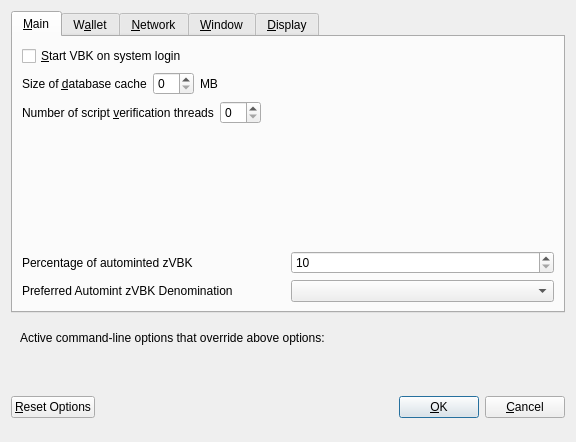
<?xml version="1.0" encoding="UTF-8"?>
<ui version="4.0">
 <class>OptionsDialog</class>
 <widget class="QDialog" name="OptionsDialog">
  <property name="geometry">
   <rect>
    <x>0</x>
    <y>0</y>
    <width>576</width>
    <height>442</height>
   </rect>
  </property>
  <property name="windowTitle">
   <string>Options</string>
  </property>
  <property name="modal">
   <bool>true</bool>
  </property>
  <layout class="QVBoxLayout" name="verticalLayout">
   <item>
    <widget class="QTabWidget" name="tabWidget">
     <property name="currentIndex">
      <number>0</number>
     </property>
     <widget class="QWidget" name="tabMain">
      <attribute name="title">
       <string>&amp;Main</string>
      </attribute>
      <layout class="QVBoxLayout" name="verticalLayout_Main">
       <item>
        <widget class="QCheckBox" name="bitcoinAtStartup">
         <property name="toolTip">
          <string>Automatically start VBK after logging in to the system.</string>
         </property>
         <property name="text">
          <string>&amp;Start VBK on system login</string>
         </property>
        </widget>
       </item>
       <item>
        <layout class="QHBoxLayout" name="horizontalLayout_2_Main">
         <item>
          <widget class="QLabel" name="databaseCacheLabel">
           <property name="text">
            <string>Size of &amp;database cache</string>
           </property>
           <property name="textFormat">
            <enum>Qt::PlainText</enum>
           </property>
           <property name="buddy">
            <cstring>databaseCache</cstring>
           </property>
          </widget>
         </item>
         <item>
          <widget class="QSpinBox" name="databaseCache"/>
         </item>
         <item>
          <widget class="QLabel" name="databaseCacheUnitLabel">
           <property name="text">
            <string>MB</string>
           </property>
           <property name="textFormat">
            <enum>Qt::PlainText</enum>
           </property>
          </widget>
         </item>
         <item>
          <spacer name="horizontalSpacer_2_Main">
           <property name="orientation">
            <enum>Qt::Horizontal</enum>
           </property>
           <property name="sizeHint" stdset="0">
            <size>
             <width>40</width>
             <height>20</height>
            </size>
           </property>
          </spacer>
         </item>
        </layout>
       </item>
       <item>
        <layout class="QHBoxLayout" name="horizontalLayout_3_Main">
         <item>
          <widget class="QLabel" name="threadsScriptVerifLabel">
           <property name="text">
            <string>Number of script &amp;verification threads</string>
           </property>
           <property name="textFormat">
            <enum>Qt::PlainText</enum>
           </property>
           <property name="buddy">
            <cstring>threadsScriptVerif</cstring>
           </property>
          </widget>
         </item>
         <item>
          <widget class="QSpinBox" name="threadsScriptVerif">
           <property name="toolTip">
            <string>(0 = auto, &lt;0 = leave that many cores free)</string>
           </property>
          </widget>
         </item>
         <item>
          <spacer name="horizontalSpacer_3_Main">
           <property name="orientation">
            <enum>Qt::Horizontal</enum>
           </property>
           <property name="sizeHint" stdset="0">
            <size>
             <width>40</width>
             <height>20</height>
            </size>
           </property>
          </spacer>
         </item>
        </layout>
       </item>
       <item>
        <spacer name="verticalSpacer_2">
         <property name="orientation">
          <enum>Qt::Vertical</enum>
         </property>
         <property name="sizeHint" stdset="0">
          <size>
           <width>20</width>
           <height>40</height>
          </size>
         </property>
        </spacer>
       </item>
       <item>
        <layout class="QHBoxLayout" name="horizontalLayout_3">
         <item>
          <widget class="QLabel" name="percentage_label">
           <property name="toolTip">
            <string>Percentage of incoming VBK which get automatically converted to zVBK via Zerocoin Protocol (min: 10%)</string>
           </property>
           <property name="text">
            <string>Percentage of autominted zVBK</string>
           </property>
          </widget>
         </item>
         <item>
          <widget class="QSpinBox" name="zeromintPercentage">
           <property name="minimum">
            <number>10</number>
           </property>
           <property name="maximum">
            <number>100</number>
           </property>
          </widget>
         </item>
        </layout>
       </item>
       <item>
        <layout class="QHBoxLayout" name="horizontalLayout" stretch="0,0">
         <property name="sizeConstraint">
          <enum>QLayout::SetFixedSize</enum>
         </property>
         <item>
          <widget class="QLabel" name="labelPreferredDenom">
           <property name="maximumSize">
            <size>
             <width>16777215</width>
             <height>16777215</height>
            </size>
           </property>
           <property name="toolTip">
            <string>Wait with automatic conversion to Zerocoin until enough VBK for this denomination is available</string>
           </property>
           <property name="text">
            <string>Preferred Automint zVBK Denomination</string>
           </property>
          </widget>
         </item>
         <item>
          <widget class="QComboBox" name="preferredDenom">
           <property name="maximumSize">
            <size>
             <width>16777215</width>
             <height>27</height>
            </size>
           </property>
           <property name="toolTip">
            <string>Wait with automatic conversion to Zerocoin until enough VBK for this denomination is available</string>
           </property>
           <property name="maxVisibleItems">
            <number>9</number>
           </property>
           <property name="maxCount">
            <number>9</number>
           </property>
          </widget>
         </item>
        </layout>
       </item>
      </layout>
     </widget>
     <widget class="QWidget" name="tabWallet">
      <attribute name="title">
       <string>W&amp;allet</string>
      </attribute>
      <layout class="QVBoxLayout" name="verticalLayout_Wallet">
       <item>
        <widget class="QGroupBox" name="groupBox">
         <property name="title">
          <string>Expert</string>
         </property>
         <layout class="QVBoxLayout" name="verticalLayout_2">
          <item>
           <widget class="QCheckBox" name="coinControlFeatures">
            <property name="toolTip">
             <string>Whether to show coin control features or not.</string>
            </property>
            <property name="text">
             <string>Enable coin &amp;control features</string>
            </property>
           </widget>
          </item>
          <item>
           <widget class="QCheckBox" name="showMasternodesTab">
            <property name="toolTip">
             <string>Show additional tab listing all your masternodes in first sub-tab&lt;br/&gt;and all masternodes on the network in second sub-tab.</string>
            </property>
            <property name="text">
             <string>Show Masternodes Tab</string>
            </property>
           </widget>
          </item>
          <item>
           <widget class="QCheckBox" name="spendZeroConfChange">
            <property name="toolTip">
             <string>If you disable the spending of unconfirmed change, the change from a transaction&lt;br/&gt;cannot be used until that transaction has at least one confirmation.&lt;br/&gt;This also affects how your balance is computed.</string>
            </property>
            <property name="text">
             <string>&amp;Spend unconfirmed change</string>
            </property>
           </widget>
          </item>
         </layout>
        </widget>
       </item>
       <item>
        <spacer name="verticalSpacer_Wallet">
         <property name="orientation">
          <enum>Qt::Vertical</enum>
         </property>
         <property name="sizeHint" stdset="0">
          <size>
           <width>20</width>
           <height>40</height>
          </size>
         </property>
        </spacer>
       </item>
      </layout>
     </widget>
     <widget class="QWidget" name="tabNetwork">
      <attribute name="title">
       <string>&amp;Network</string>
      </attribute>
      <layout class="QVBoxLayout" name="verticalLayout_Network">
       <item>
        <widget class="QCheckBox" name="mapPortUpnp">
         <property name="toolTip">
          <string>Automatically open the VBK client port on the router. This only works when your router supports UPnP and it is enabled.</string>
         </property>
         <property name="text">
          <string>Map port using &amp;UPnP</string>
         </property>
        </widget>
       </item>
       <item>
        <widget class="QCheckBox" name="allowIncoming">
         <property name="toolTip">
          <string>Accept connections from outside</string>
         </property>
         <property name="text">
          <string>Allow incoming connections</string>
         </property>
        </widget>
       </item>
       <item>
        <widget class="QCheckBox" name="connectSocks">
         <property name="toolTip">
          <string>Connect to the VBK network through a SOCKS5 proxy.</string>
         </property>
         <property name="text">
          <string>&amp;Connect through SOCKS5 proxy (default proxy):</string>
         </property>
        </widget>
       </item>
       <item>
        <layout class="QHBoxLayout" name="horizontalLayout_1_Network">
         <item>
          <widget class="QLabel" name="proxyIpLabel">
           <property name="text">
            <string>Proxy &amp;IP:</string>
           </property>
           <property name="textFormat">
            <enum>Qt::PlainText</enum>
           </property>
           <property name="buddy">
            <cstring>proxyIp</cstring>
           </property>
          </widget>
         </item>
         <item>
          <widget class="QValidatedLineEdit" name="proxyIp">
           <property name="minimumSize">
            <size>
             <width>140</width>
             <height>0</height>
            </size>
           </property>
           <property name="maximumSize">
            <size>
             <width>140</width>
             <height>16777215</height>
            </size>
           </property>
           <property name="toolTip">
            <string>IP address of the proxy (e.g. IPv4: 127.0.0.1 / IPv6: ::1)</string>
           </property>
          </widget>
         </item>
         <item>
          <widget class="QLabel" name="proxyPortLabel">
           <property name="text">
            <string>&amp;Port:</string>
           </property>
           <property name="textFormat">
            <enum>Qt::PlainText</enum>
           </property>
           <property name="buddy">
            <cstring>proxyPort</cstring>
           </property>
          </widget>
         </item>
         <item>
          <widget class="QLineEdit" name="proxyPort">
           <property name="minimumSize">
            <size>
             <width>55</width>
             <height>0</height>
            </size>
           </property>
           <property name="maximumSize">
            <size>
             <width>55</width>
             <height>16777215</height>
            </size>
           </property>
           <property name="toolTip">
            <string>Port of the proxy (e.g. 9050)</string>
           </property>
          </widget>
         </item>
         <item>
          <spacer name="horizontalSpacer_1_Network">
           <property name="orientation">
            <enum>Qt::Horizontal</enum>
           </property>
           <property name="sizeHint" stdset="0">
            <size>
             <width>40</width>
             <height>20</height>
            </size>
           </property>
          </spacer>
         </item>
        </layout>
       </item>
       <item>
        <spacer name="verticalSpacer_Network">
         <property name="orientation">
          <enum>Qt::Vertical</enum>
         </property>
         <property name="sizeHint" stdset="0">
          <size>
           <width>20</width>
           <height>40</height>
          </size>
         </property>
        </spacer>
       </item>
      </layout>
     </widget>
     <widget class="QWidget" name="tabWindow">
      <attribute name="title">
       <string>&amp;Window</string>
      </attribute>
      <layout class="QVBoxLayout" name="verticalLayout_Window">
       <item>
        <widget class="QCheckBox" name="minimizeToTray">
         <property name="toolTip">
          <string>Show only a tray icon after minimizing the window.</string>
         </property>
         <property name="text">
          <string>&amp;Minimize to the tray instead of the taskbar</string>
         </property>
        </widget>
       </item>
       <item>
        <widget class="QCheckBox" name="minimizeOnClose">
         <property name="toolTip">
          <string>Minimize instead of exit the application when the window is closed. When this option is enabled, the application will be closed only after selecting Quit in the menu.</string>
         </property>
         <property name="text">
          <string>M&amp;inimize on close</string>
         </property>
        </widget>
       </item>
       <item>
        <spacer name="verticalSpacer_Window">
         <property name="orientation">
          <enum>Qt::Vertical</enum>
         </property>
         <property name="sizeHint" stdset="0">
          <size>
           <width>20</width>
           <height>40</height>
          </size>
         </property>
        </spacer>
       </item>
      </layout>
     </widget>
     <widget class="QWidget" name="tabDisplay">
      <attribute name="title">
       <string>&amp;Display</string>
      </attribute>
      <layout class="QVBoxLayout" name="verticalLayout_Display">
       <item>
        <layout class="QHBoxLayout" name="horizontalLayout_1_Display">
         <item>
          <widget class="QLabel" name="langLabel">
           <property name="text">
            <string>User Interface &amp;language:</string>
           </property>
           <property name="textFormat">
            <enum>Qt::PlainText</enum>
           </property>
           <property name="buddy">
            <cstring>lang</cstring>
           </property>
          </widget>
         </item>
         <item>
          <widget class="QValueComboBox" name="lang">
           <property name="toolTip">
            <string>The user interface language can be set here. This setting will take effect after restarting VBK.</string>
           </property>
          </widget>
         </item>
        </layout>
       </item>
       <item>
        <widget class="QLabel" name="label_3">
         <property name="toolTip">
          <string notr="true"/>
         </property>
         <property name="statusTip">
          <string notr="true"/>
         </property>
         <property name="whatsThis">
          <string notr="true"/>
         </property>
         <property name="accessibleName">
          <string notr="true"/>
         </property>
         <property name="text">
          <string>Language missing or translation incomplete? Help contributing translations here:
https://www.transifex.com/VBK-project/VBK-project-translations</string>
         </property>
         <property name="wordWrap">
          <bool>true</bool>
         </property>
         <property name="openExternalLinks">
          <bool>true</bool>
         </property>
         <property name="textInteractionFlags">
          <set>Qt::TextBrowserInteraction</set>
         </property>
        </widget>
       </item>
       <item>
        <layout class="QHBoxLayout" name="horizontalLayout_4_Display" stretch="0,0">
         <item>
          <widget class="QLabel" name="themeLabel">
           <property name="text">
            <string>User Interface Theme:</string>
           </property>
          </widget>
         </item>
         <item>
          <widget class="QValueComboBox" name="theme"/>
         </item>
        </layout>
       </item>
       <item>
        <widget class="Line" name="line">
         <property name="orientation">
          <enum>Qt::Horizontal</enum>
         </property>
        </widget>
       </item>
       <item>
        <layout class="QHBoxLayout" name="horizontalLayout_2_Display">
         <item>
          <widget class="QLabel" name="unitLabel">
           <property name="text">
            <string>&amp;Unit to show amounts in:</string>
           </property>
           <property name="textFormat">
            <enum>Qt::PlainText</enum>
           </property>
           <property name="buddy">
            <cstring>unit</cstring>
           </property>
          </widget>
         </item>
         <item>
          <widget class="QValueComboBox" name="unit">
           <property name="toolTip">
            <string>Choose the default subdivision unit to show in the interface and when sending coins.</string>
           </property>
          </widget>
         </item>
        </layout>
       </item>
       <item>
        <layout class="QHBoxLayout" name="horizontalLayout_5_Display">
         <item>
          <widget class="QLabel" name="digitsLabel">
           <property name="text">
            <string>Decimal digits</string>
           </property>
          </widget>
         </item>
         <item>
          <widget class="QValueComboBox" name="digits"/>
         </item>
        </layout>
       </item>
       <item>
        <layout class="QHBoxLayout" name="horizontalLayout_3_Display">
         <item>
          <widget class="QLabel" name="thirdPartyTxUrlsLabel">
           <property name="toolTip">
            <string>Third party URLs (e.g. a block explorer) that appear in the transactions tab as context menu items. %s in the URL is replaced by transaction hash. Multiple URLs are separated by vertical bar |.</string>
           </property>
           <property name="text">
            <string>Third party transaction URLs</string>
           </property>
           <property name="buddy">
            <cstring>thirdPartyTxUrls</cstring>
           </property>
          </widget>
         </item>
         <item>
          <widget class="QLineEdit" name="thirdPartyTxUrls">
           <property name="toolTip">
            <string>Third party URLs (e.g. a block explorer) that appear in the transactions tab as context menu items. %s in the URL is replaced by transaction hash. Multiple URLs are separated by vertical bar |.</string>
           </property>
          </widget>
         </item>
        </layout>
       </item>
       <item>
        <spacer name="verticalSpacer">
         <property name="orientation">
          <enum>Qt::Vertical</enum>
         </property>
         <property name="sizeHint" stdset="0">
          <size>
           <width>20</width>
           <height>40</height>
          </size>
         </property>
        </spacer>
       </item>
      </layout>
     </widget>
    </widget>
   </item>
   <item>
    <widget class="QFrame" name="frame">
     <layout class="QVBoxLayout" name="verticalLayout_Bottom">
      <item>
       <layout class="QHBoxLayout" name="horizontalLayout_Bottom">
        <item>
         <widget class="QLabel" name="overriddenByCommandLineInfoLabel">
          <property name="text">
           <string>Active command-line options that override above options:</string>
          </property>
          <property name="textFormat">
           <enum>Qt::PlainText</enum>
          </property>
         </widget>
        </item>
        <item>
         <spacer name="horizontalSpacer_Bottom">
          <property name="orientation">
           <enum>Qt::Horizontal</enum>
          </property>
          <property name="sizeHint" stdset="0">
           <size>
            <width>40</width>
            <height>20</height>
           </size>
          </property>
         </spacer>
        </item>
       </layout>
      </item>
      <item>
       <widget class="QLabel" name="overriddenByCommandLineLabel">
        <property name="text">
         <string/>
        </property>
        <property name="textFormat">
         <enum>Qt::PlainText</enum>
        </property>
        <property name="wordWrap">
         <bool>true</bool>
        </property>
       </widget>
      </item>
     </layout>
    </widget>
   </item>
   <item>
    <layout class="QHBoxLayout" name="horizontalLayout_Buttons">
     <item>
      <widget class="QPushButton" name="resetButton">
       <property name="toolTip">
        <string>Reset all client options to default.</string>
       </property>
       <property name="text">
        <string>&amp;Reset Options</string>
       </property>
       <property name="autoDefault">
        <bool>false</bool>
       </property>
      </widget>
     </item>
     <item>
      <spacer name="horizontalSpacer_1">
       <property name="orientation">
        <enum>Qt::Horizontal</enum>
       </property>
       <property name="sizeHint" stdset="0">
        <size>
         <width>40</width>
         <height>48</height>
        </size>
       </property>
      </spacer>
     </item>
     <item>
      <widget class="QLabel" name="statusLabel">
       <property name="minimumSize">
        <size>
         <width>200</width>
         <height>0</height>
        </size>
       </property>
       <property name="font">
        <font>
         <weight>75</weight>
         <bold>true</bold>
        </font>
       </property>
       <property name="text">
        <string/>
       </property>
       <property name="textFormat">
        <enum>Qt::PlainText</enum>
       </property>
       <property name="wordWrap">
        <bool>true</bool>
       </property>
      </widget>
     </item>
     <item>
      <spacer name="horizontalSpacer_2">
       <property name="orientation">
        <enum>Qt::Horizontal</enum>
       </property>
       <property name="sizeHint" stdset="0">
        <size>
         <width>40</width>
         <height>48</height>
        </size>
       </property>
      </spacer>
     </item>
     <item>
      <widget class="QPushButton" name="okButton">
       <property name="text">
        <string>&amp;OK</string>
       </property>
       <property name="autoDefault">
        <bool>false</bool>
       </property>
       <property name="default">
        <bool>true</bool>
       </property>
      </widget>
     </item>
     <item>
      <widget class="QPushButton" name="cancelButton">
       <property name="text">
        <string>&amp;Cancel</string>
       </property>
       <property name="autoDefault">
        <bool>false</bool>
       </property>
      </widget>
     </item>
    </layout>
   </item>
  </layout>
 </widget>
 <customwidgets>
  <customwidget>
   <class>QValidatedLineEdit</class>
   <extends>QLineEdit</extends>
   <header>qvalidatedlineedit.h</header>
  </customwidget>
  <customwidget>
   <class>QValueComboBox</class>
   <extends>QComboBox</extends>
   <header>qvaluecombobox.h</header>
  </customwidget>
 </customwidgets>
 <resources/>
 <connections/>
</ui>
